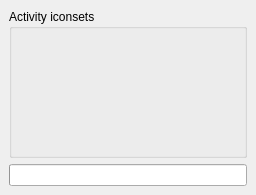
<?xml version="1.0" encoding="UTF-8"?>
<ui version="4.0">
 <class>IconsetActivity</class>
 <widget class="QWidget" name="IconsetActivity">
  <property name="geometry">
   <rect>
    <x>0</x>
    <y>0</y>
    <width>256</width>
    <height>195</height>
   </rect>
  </property>
  <property name="windowTitle">
   <string>IconsetActivityUI</string>
  </property>
  <layout class="QVBoxLayout">
   <property name="spacing">
    <number>6</number>
   </property>
   <property name="margin">
    <number>9</number>
   </property>
   <item>
    <widget class="QGroupBox" name="groupBox9">
     <property name="title">
      <string>Activity iconsets</string>
     </property>
     <layout class="QGridLayout">
      <property name="margin">
       <number>8</number>
      </property>
      <property name="spacing">
       <number>6</number>
      </property>
      <item row="1" column="2">
       <spacer>
        <property name="orientation">
         <enum>Qt::Horizontal</enum>
        </property>
        <property name="sizeType">
         <enum>QSizePolicy::Expanding</enum>
        </property>
        <property name="sizeHint" stdset="0">
         <size>
          <width>204</width>
          <height>20</height>
         </size>
        </property>
       </spacer>
      </item>
      <item row="1" column="3">
       <widget class="IconButton" name="pb_activityDetails" native="true">
        <property name="text" stdset="0">
         <string>&amp;Show Details</string>
        </property>
       </widget>
      </item>
      <item row="0" column="0" colspan="4">
       <widget class="IconsetSelect" name="iss_activity" native="true"/>
      </item>
     </layout>
    </widget>
   </item>
   <item>
    <widget class="QProgressBar" name="progress">
     <property name="orientation">
      <enum>Qt::Horizontal</enum>
     </property>
    </widget>
   </item>
  </layout>
 </widget>
 <layoutdefault spacing="6" margin="11"/>
 <pixmapfunction>qPixmapFromMimeSource</pixmapfunction>
 <customwidgets>
  <customwidget>
   <class>IconButton</class>
   <extends></extends>
   <header>iconbutton.h</header>
  </customwidget>
  <customwidget>
   <class>IconsetSelect</class>
   <extends></extends>
   <header>iconsetselect.h</header>
  </customwidget>
 </customwidgets>
 <resources/>
 <connections/>
</ui>
